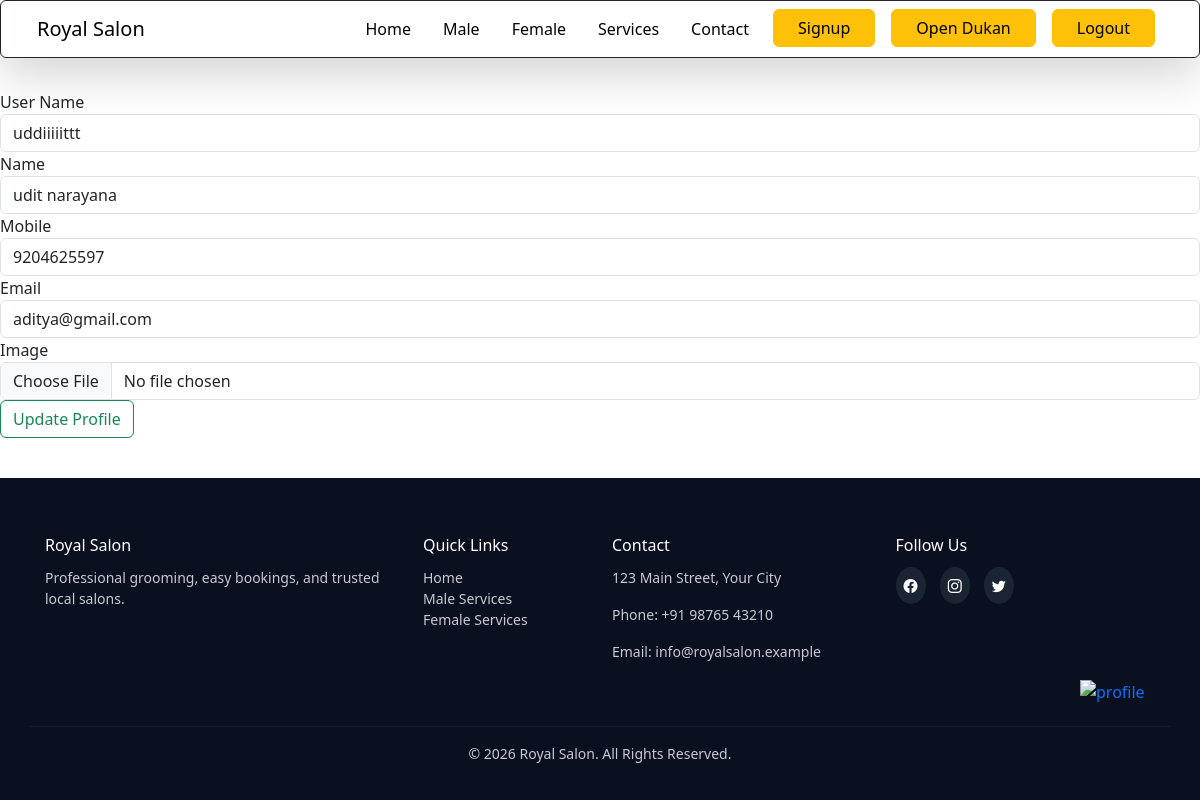
The app's page /accounts/editprofile/8/ with its own data.
### accounts/models.py (models this page shows)
class CustomUser(AbstractUser):
    is_customer = models.BooleanField(default=False)
    is_shopkeeper = models.BooleanField(default=False)
    name = models.CharField(max_length=20)
    mobile = models.CharField(max_length=10)
    image = models.ImageField(upload_to='CustomUser', blank=True, null=True)

### accounts/views.py (the view, shortened to what this page needs)
# urls.py: path('editprofile/<int:id>/',views.editprofile, name='editprofile'),
def editprofile(request, id):
    updateprofile = get_object_or_404(CustomUser, id=id)
    context = {'user': updateprofile}
    return render(request, 'accounts/editprofile.html', context)

### templates/accounts/editprofile.html (shortened to what this page needs)
{% extends 'main.html'%}
{% block content %}
<form action="" method="POST" enctype="multipart/form-data">
    <label for="" class="label-control">User Name</label>
    <input type="text" name="username" id="username" value="{{ user.username }}" class="form-control">
    <label for="" class="label-control"> Name</label>
    <input type="text" name="name" id="name" value="{{ user.name }}" class="form-control">
    <label for="" class="label-control">Mobile</label>
    <input type="number" name="mobile" id="mobile" value="{{ user.mobile }}" class="form-control">
    <label for="" class="label-control">Email</label>
    <input type="email" name="email" id="email" value="{{ user.email }}" class="form-control">
    <label for="" class="label-control">Image</label>
    <input type="file" name="image" id="image" value="{{ User.image }}" class="form-control">
    <button class="btn btn-outline-success"> Update Profile </button>
</form>
{% endblock %}

### static/css/main.css (style rules this page uses)
* { margin: 0; padding: 0; }
body { margin-top: 90px; }

### records on screen
CustomUser: username "uddiiiiittt", name "udit narayana", mobile "9204625597", email "aditya@gmail.com"
